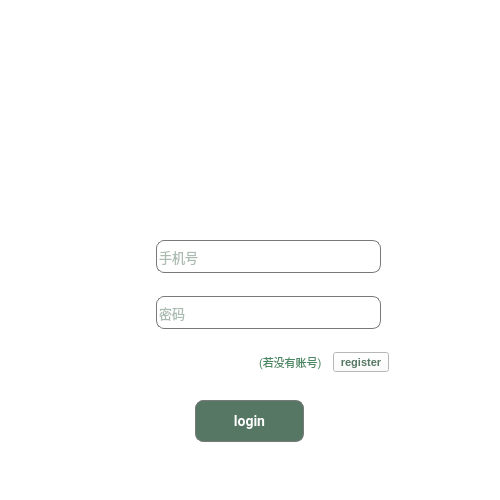
<?xml version="1.0" encoding="UTF-8"?>
<ui version="4.0">
 <class>MainWindow</class>
 <widget class="QMainWindow" name="MainWindow">
  <property name="enabled">
   <bool>true</bool>
  </property>
  <property name="geometry">
   <rect>
    <x>0</x>
    <y>0</y>
    <width>500</width>
    <height>500</height>
   </rect>
  </property>
  <property name="minimumSize">
   <size>
    <width>500</width>
    <height>500</height>
   </size>
  </property>
  <property name="maximumSize">
   <size>
    <width>500</width>
    <height>500</height>
   </size>
  </property>
  <property name="windowTitle">
   <string>MainWindow</string>
  </property>
  <property name="styleSheet">
   <string notr="true">background: #ffffff;</string>
  </property>
  <widget class="QWidget" name="centralWidget">
   <layout class="QGridLayout" name="gridLayout">
    <item row="7" column="0">
     <spacer name="verticalSpacer_2">
      <property name="orientation">
       <enum>Qt::Vertical</enum>
      </property>
      <property name="sizeHint" stdset="0">
       <size>
        <width>20</width>
        <height>40</height>
       </size>
      </property>
     </spacer>
    </item>
    <item row="0" column="0">
     <spacer name="verticalSpacer_3">
      <property name="orientation">
       <enum>Qt::Vertical</enum>
      </property>
      <property name="sizeHint" stdset="0">
       <size>
        <width>20</width>
        <height>40</height>
       </size>
      </property>
     </spacer>
    </item>
    <item row="2" column="0">
     <spacer name="verticalSpacer_4">
      <property name="orientation">
       <enum>Qt::Vertical</enum>
      </property>
      <property name="sizeHint" stdset="0">
       <size>
        <width>20</width>
        <height>40</height>
       </size>
      </property>
     </spacer>
    </item>
    <item row="5" column="0">
     <widget class="QWidget" name="widget_6" native="true">
      <layout class="QHBoxLayout" name="horizontalLayout_5">
       <item>
        <widget class="QWidget" name="widget_8" native="true"/>
       </item>
       <item>
        <widget class="QWidget" name="widget_7" native="true"/>
       </item>
       <item>
        <widget class="QLabel" name="label">
         <property name="layoutDirection">
          <enum>Qt::LeftToRight</enum>
         </property>
         <property name="styleSheet">
          <string notr="true">font-size: 11px;
font-family: Roboto, Roboto-Normal;
font-weight: Normal;
text-align: left;
color: #498862;</string>
         </property>
         <property name="text">
          <string>(若没有账号)</string>
         </property>
        </widget>
       </item>
       <item>
        <widget class="QToolButton" name="toolButton">
         <property name="styleSheet">
          <string notr="true">font-size: 11px;
font-weight: Bold;
text-align: center;
color: #557763;
line-height: 15px;
background-color:#ffffff;</string>
         </property>
         <property name="text">
          <string>register</string>
         </property>
        </widget>
       </item>
      </layout>
     </widget>
    </item>
    <item row="1" column="0">
     <widget class="QWidget" name="widget_4" native="true">
      <layout class="QHBoxLayout" name="horizontalLayout_3">
       <item>
        <widget class="QWidget" name="widget_3" native="true">
         <property name="minimumSize">
          <size>
           <width>118</width>
           <height>118</height>
          </size>
         </property>
         <property name="maximumSize">
          <size>
           <width>118</width>
           <height>118</height>
          </size>
         </property>
         <property name="styleSheet">
          <string notr="true">border-image:url(:/images/head.jpeg)</string>
         </property>
        </widget>
       </item>
      </layout>
     </widget>
    </item>
    <item row="4" column="0">
     <widget class="QWidget" name="widget_2" native="true">
      <property name="sizePolicy">
       <sizepolicy hsizetype="Fixed" vsizetype="Fixed">
        <horstretch>0</horstretch>
        <verstretch>0</verstretch>
       </sizepolicy>
      </property>
      <property name="minimumSize">
       <size>
        <width>300</width>
        <height>50</height>
       </size>
      </property>
      <property name="maximumSize">
       <size>
        <width>300</width>
        <height>50</height>
       </size>
      </property>
      <layout class="QHBoxLayout" name="horizontalLayout_2">
       <item>
        <widget class="QLabel" name="label_3">
         <property name="minimumSize">
          <size>
           <width>23</width>
           <height>23</height>
          </size>
         </property>
         <property name="maximumSize">
          <size>
           <width>23</width>
           <height>23</height>
          </size>
         </property>
         <property name="styleSheet">
          <string notr="true">border-image:url(:/images/password.png);</string>
         </property>
         <property name="text">
          <string/>
         </property>
        </widget>
       </item>
       <item>
        <widget class="QLineEdit" name="lineEditPhoneInput_2">
         <property name="sizePolicy">
          <sizepolicy hsizetype="Fixed" vsizetype="Fixed">
           <horstretch>0</horstretch>
           <verstretch>0</verstretch>
          </sizepolicy>
         </property>
         <property name="minimumSize">
          <size>
           <width>225</width>
           <height>33</height>
          </size>
         </property>
         <property name="maximumSize">
          <size>
           <width>225</width>
           <height>33</height>
          </size>
         </property>
         <property name="styleSheet">
          <string notr="true">color: #557763;
border-radius: 8px;
width: 225px;
height: 33px;
border: 1px solid #797979;
font-size: 13px;
line-height: 13px;</string>
         </property>
         <property name="echoMode">
          <enum>QLineEdit::Password</enum>
         </property>
         <property name="placeholderText">
          <string>密码</string>
         </property>
        </widget>
       </item>
      </layout>
     </widget>
    </item>
    <item row="3" column="0">
     <widget class="QWidget" name="widget" native="true">
      <property name="sizePolicy">
       <sizepolicy hsizetype="Fixed" vsizetype="Fixed">
        <horstretch>0</horstretch>
        <verstretch>0</verstretch>
       </sizepolicy>
      </property>
      <property name="minimumSize">
       <size>
        <width>300</width>
        <height>50</height>
       </size>
      </property>
      <property name="maximumSize">
       <size>
        <width>300</width>
        <height>50</height>
       </size>
      </property>
      <layout class="QHBoxLayout" name="horizontalLayout">
       <item>
        <widget class="QLabel" name="label_2">
         <property name="minimumSize">
          <size>
           <width>23</width>
           <height>23</height>
          </size>
         </property>
         <property name="maximumSize">
          <size>
           <width>23</width>
           <height>23</height>
          </size>
         </property>
         <property name="styleSheet">
          <string notr="true">border-image:url(:/images/phone.png);</string>
         </property>
         <property name="text">
          <string/>
         </property>
        </widget>
       </item>
       <item>
        <widget class="QLineEdit" name="lineEditPhoneInput">
         <property name="sizePolicy">
          <sizepolicy hsizetype="Fixed" vsizetype="Fixed">
           <horstretch>0</horstretch>
           <verstretch>0</verstretch>
          </sizepolicy>
         </property>
         <property name="minimumSize">
          <size>
           <width>225</width>
           <height>33</height>
          </size>
         </property>
         <property name="maximumSize">
          <size>
           <width>225</width>
           <height>33</height>
          </size>
         </property>
         <property name="styleSheet">
          <string notr="true">color: #557763;
border-radius: 8px;
width: 225px;
height: 33px;
border: 1px solid #797979;
font-size: 13px;
line-height: 13px;</string>
         </property>
         <property name="placeholderText">
          <string>手机号</string>
         </property>
        </widget>
       </item>
      </layout>
     </widget>
    </item>
    <item row="6" column="0">
     <widget class="QWidget" name="widget_5" native="true">
      <layout class="QHBoxLayout" name="horizontalLayout_4">
       <item>
        <widget class="QToolButton" name="toolButton_2">
         <property name="minimumSize">
          <size>
           <width>109</width>
           <height>42</height>
          </size>
         </property>
         <property name="maximumSize">
          <size>
           <width>109</width>
           <height>42</height>
          </size>
         </property>
         <property name="styleSheet">
          <string notr="true">height: 42px;
background: #557763;
border: 1px solid #797979;
border-radius: 8px;
font-size: 14px;
font-family: Roboto, Roboto-Bold;
font-weight: Bold;
text-align: center;
color: #ffffff;
line-height: 17px;</string>
         </property>
         <property name="text">
          <string>login</string>
         </property>
        </widget>
       </item>
      </layout>
     </widget>
    </item>
   </layout>
   <zorder>widget</zorder>
   <zorder>widget_2</zorder>
   <zorder>widget_5</zorder>
   <zorder>widget_4</zorder>
   <zorder>widget_6</zorder>
   <zorder>verticalSpacer_2</zorder>
   <zorder>verticalSpacer_3</zorder>
   <zorder>verticalSpacer_4</zorder>
  </widget>
 </widget>
 <layoutdefault spacing="6" margin="11"/>
 <resources/>
 <connections/>
</ui>
